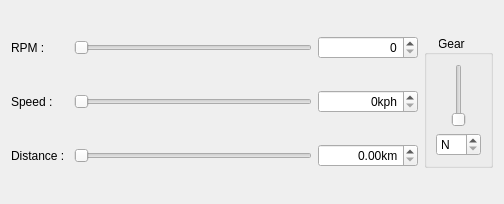
<?xml version="1.0" encoding="UTF-8"?>
<ui version="4.0">
 <class>CarInfo</class>
 <widget class="QWidget" name="CarInfo">
  <property name="geometry">
   <rect>
    <x>0</x>
    <y>0</y>
    <width>504</width>
    <height>204</height>
   </rect>
  </property>
  <property name="windowTitle">
   <string>Form</string>
  </property>
  <layout class="QGridLayout" name="gridLayout">
   <item row="1" column="1">
    <widget class="QSlider" name="speedSlider">
     <property name="maximum">
      <number>230</number>
     </property>
     <property name="orientation">
      <enum>Qt::Horizontal</enum>
     </property>
    </widget>
   </item>
   <item row="0" column="3" rowspan="3">
    <widget class="QGroupBox" name="groupBox">
     <property name="title">
      <string>Gear    </string>
     </property>
     <property name="alignment">
      <set>Qt::AlignCenter</set>
     </property>
     <layout class="QVBoxLayout" name="verticalLayout">
      <item>
       <widget class="QSlider" name="gearSlider">
        <property name="sizePolicy">
         <sizepolicy hsizetype="Minimum" vsizetype="Expanding">
          <horstretch>0</horstretch>
          <verstretch>0</verstretch>
         </sizepolicy>
        </property>
        <property name="maximum">
         <number>5</number>
        </property>
        <property name="orientation">
         <enum>Qt::Vertical</enum>
        </property>
       </widget>
      </item>
      <item>
       <widget class="QSpinBox" name="gearBox">
        <property name="specialValueText">
         <string>N</string>
        </property>
        <property name="maximum">
         <number>5</number>
        </property>
       </widget>
      </item>
     </layout>
    </widget>
   </item>
   <item row="1" column="2">
    <widget class="QSpinBox" name="speedBox">
     <property name="alignment">
      <set>Qt::AlignRight|Qt::AlignTrailing|Qt::AlignVCenter</set>
     </property>
     <property name="suffix">
      <string>kph</string>
     </property>
     <property name="prefix">
      <string/>
     </property>
     <property name="maximum">
      <number>230</number>
     </property>
    </widget>
   </item>
   <item row="2" column="2">
    <widget class="QDoubleSpinBox" name="distanceBox">
     <property name="alignment">
      <set>Qt::AlignRight|Qt::AlignTrailing|Qt::AlignVCenter</set>
     </property>
     <property name="suffix">
      <string>km</string>
     </property>
     <property name="maximum">
      <double>999999.900000000023283</double>
     </property>
    </widget>
   </item>
   <item row="1" column="0">
    <widget class="QLabel" name="label_2">
     <property name="text">
      <string>Speed : </string>
     </property>
    </widget>
   </item>
   <item row="0" column="0">
    <widget class="QLabel" name="label">
     <property name="text">
      <string>RPM : </string>
     </property>
    </widget>
   </item>
   <item row="2" column="0">
    <widget class="QLabel" name="label_3">
     <property name="text">
      <string>Distance : </string>
     </property>
    </widget>
   </item>
   <item row="0" column="2">
    <widget class="QSpinBox" name="rpmBox">
     <property name="alignment">
      <set>Qt::AlignRight|Qt::AlignTrailing|Qt::AlignVCenter</set>
     </property>
     <property name="maximum">
      <number>7000</number>
     </property>
    </widget>
   </item>
   <item row="2" column="1">
    <widget class="QSlider" name="distanceSlider">
     <property name="maximum">
      <number>999999</number>
     </property>
     <property name="orientation">
      <enum>Qt::Horizontal</enum>
     </property>
    </widget>
   </item>
   <item row="0" column="1">
    <widget class="QSlider" name="rpmSlider">
     <property name="maximum">
      <number>7000</number>
     </property>
     <property name="orientation">
      <enum>Qt::Horizontal</enum>
     </property>
    </widget>
   </item>
  </layout>
 </widget>
 <resources/>
 <connections>
  <connection>
   <sender>gearBox</sender>
   <signal>valueChanged(int)</signal>
   <receiver>gearSlider</receiver>
   <slot>setValue(int)</slot>
   <hints>
    <hint type="sourcelabel">
     <x>463</x>
     <y>147</y>
    </hint>
    <hint type="destinationlabel">
     <x>463</x>
     <y>94</y>
    </hint>
   </hints>
  </connection>
  <connection>
   <sender>gearSlider</sender>
   <signal>valueChanged(int)</signal>
   <receiver>gearBox</receiver>
   <slot>setValue(int)</slot>
   <hints>
    <hint type="sourcelabel">
     <x>463</x>
     <y>94</y>
    </hint>
    <hint type="destinationlabel">
     <x>463</x>
     <y>147</y>
    </hint>
   </hints>
  </connection>
  <connection>
   <sender>rpmBox</sender>
   <signal>valueChanged(int)</signal>
   <receiver>rpmSlider</receiver>
   <slot>setValue(int)</slot>
   <hints>
    <hint type="sourcelabel">
     <x>380</x>
     <y>46</y>
    </hint>
    <hint type="destinationlabel">
     <x>202</x>
     <y>46</y>
    </hint>
   </hints>
  </connection>
  <connection>
   <sender>rpmSlider</sender>
   <signal>valueChanged(int)</signal>
   <receiver>rpmBox</receiver>
   <slot>setValue(int)</slot>
   <hints>
    <hint type="sourcelabel">
     <x>202</x>
     <y>46</y>
    </hint>
    <hint type="destinationlabel">
     <x>380</x>
     <y>46</y>
    </hint>
   </hints>
  </connection>
  <connection>
   <sender>speedBox</sender>
   <signal>valueChanged(int)</signal>
   <receiver>speedSlider</receiver>
   <slot>setValue(int)</slot>
   <hints>
    <hint type="sourcelabel">
     <x>380</x>
     <y>101</y>
    </hint>
    <hint type="destinationlabel">
     <x>202</x>
     <y>101</y>
    </hint>
   </hints>
  </connection>
  <connection>
   <sender>speedSlider</sender>
   <signal>valueChanged(int)</signal>
   <receiver>speedBox</receiver>
   <slot>setValue(int)</slot>
   <hints>
    <hint type="sourcelabel">
     <x>202</x>
     <y>101</y>
    </hint>
    <hint type="destinationlabel">
     <x>380</x>
     <y>101</y>
    </hint>
   </hints>
  </connection>
 </connections>
</ui>
